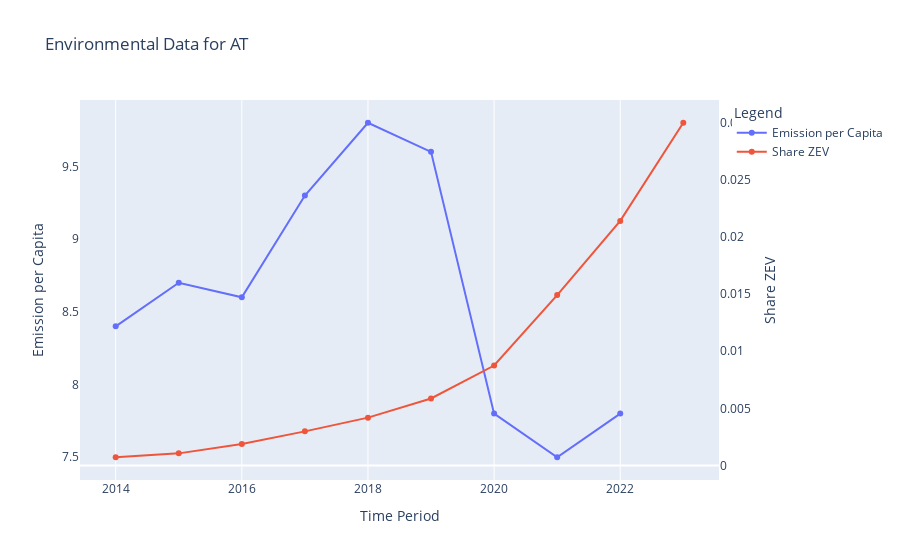
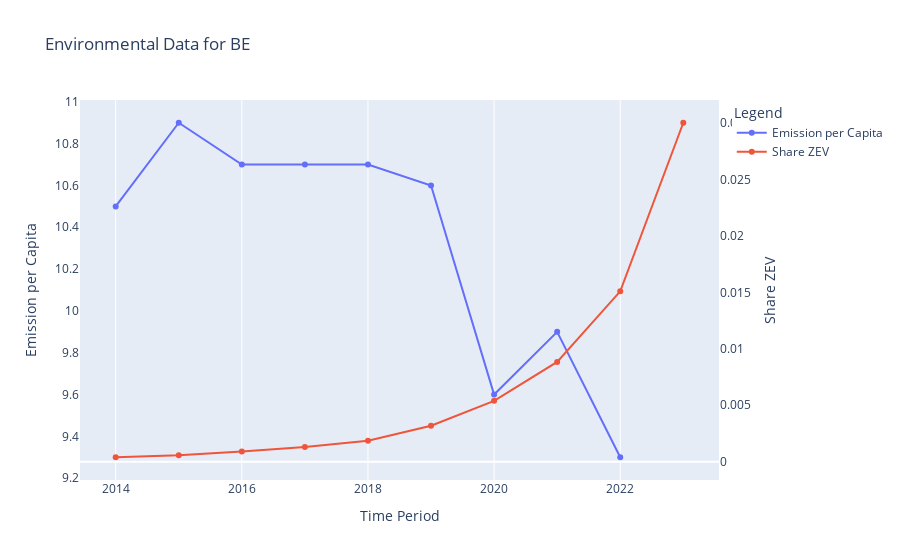
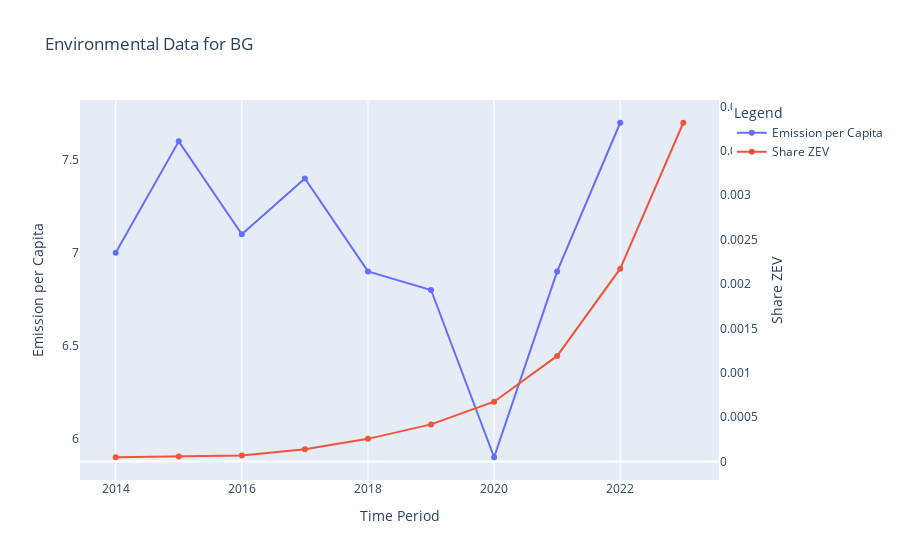
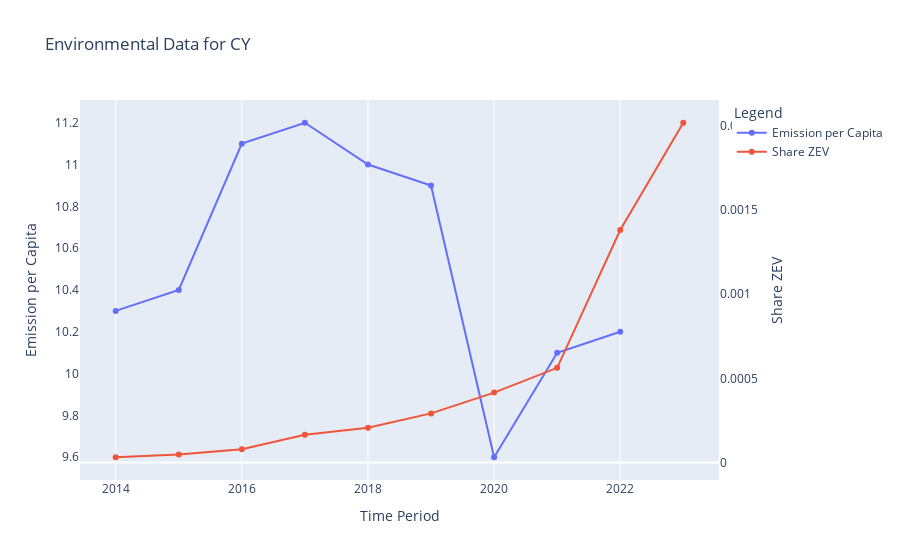

Notebook code cell kept with these figures, in order:
### Markdown cell above
# Deelvraag 2

### Code cell
for name, group in groups:
    fig = go.Figure()

    fig.add_trace(go.Scatter(x=group['TIME_PERIOD'], y=group['emission_per_capita'],
                             mode='lines+markers',
                             name='Emission per Capita',
                             yaxis='y1'))

    fig.add_trace(go.Scatter(x=group['TIME_PERIOD'], y=group['share_zev'],
                             mode='lines+markers',
                             name='Share ZEV',
                             yaxis='y2'))

    fig.update_layout(
        title=f'Environmental Data for {name}',
        xaxis_title='Time Period',
        yaxis=dict(
            title='Emission per Capita',
            side='left',
            showgrid=False,
            type='linear'
        ),
        yaxis2=dict(
            title='Share ZEV',
            side='right',
            overlaying='y',
            showgrid=False,
            type='linear'
        ),
        legend_title='Legend'
    )


    fig.show()

### Figure 1 — Plotly figure (JSON) as saved in the notebook; plotly's stock layout.template omitted (floating-point values rounded to 4 significant figures)
{"data": [{"mode": "lines+markers", "name": "Emission per Capita", "type": "scatter", "x": [2014, 2015, 2016, 2017, 2018, 2019, 2020, 2021, 2022, 2023], "y": [8.4, 8.7, 8.6, 9.3, 9.8, 9.6, 7.8, 7.5, 7.8, null], "yaxis": "y"}, {"mode": "lines+markers", "name": "Share ZEV", "type": "scatter", "x": [2014, 2015, 2016, 2017, 2018, 2019, 2020, 2021, 2022, 2023], "y": [0.0007218, 0.001061, 0.001884, 0.002988, 0.004189, 0.005866, 0.00875, 0.01492, 0.02141, 0.03], "yaxis": "y2"}], "layout": {"legend": {"title": {"text": "Legend"}}, "title": {"text": "Environmental Data for AT"}, "xaxis": {"title": {"text": "Time Period"}}, "yaxis": {"showgrid": false, "side": "left", "title": {"text": "Emission per Capita"}, "type": "linear"}, "yaxis2": {"overlaying": "y", "showgrid": false, "side": "right", "title": {"text": "Share ZEV"}, "type": "linear"}}}

### Figure 2 — Plotly figure (JSON) as saved in the notebook; plotly's stock layout.template omitted (floating-point values rounded to 4 significant figures)
{"data": [{"mode": "lines+markers", "name": "Emission per Capita", "type": "scatter", "x": [2014, 2015, 2016, 2017, 2018, 2019, 2020, 2021, 2022, 2023], "y": [10.5, 10.9, 10.7, 10.7, 10.7, 10.6, 9.6, 9.9, 9.3, null], "yaxis": "y"}, {"mode": "lines+markers", "name": "Share ZEV", "type": "scatter", "x": [2014, 2015, 2016, 2017, 2018, 2019, 2020, 2021, 2022, 2023], "y": [0.0004011, 0.0005862, 0.0009094, 0.001304, 0.001864, 0.003185, 0.005391, 0.008842, 0.01509, 0.03001], "yaxis": "y2"}], "layout": {"legend": {"title": {"text": "Legend"}}, "title": {"text": "Environmental Data for BE"}, "xaxis": {"title": {"text": "Time Period"}}, "yaxis": {"showgrid": false, "side": "left", "title": {"text": "Emission per Capita"}, "type": "linear"}, "yaxis2": {"overlaying": "y", "showgrid": false, "side": "right", "title": {"text": "Share ZEV"}, "type": "linear"}}}

### Figure 3 — Plotly figure (JSON) as saved in the notebook; plotly's stock layout.template omitted (floating-point values rounded to 4 significant figures)
{"data": [{"mode": "lines+markers", "name": "Emission per Capita", "type": "scatter", "x": [2014, 2015, 2016, 2017, 2018, 2019, 2020, 2021, 2022, 2023], "y": [7, 7.6, 7.1, 7.4, 6.9, 6.8, 5.9, 6.9, 7.7, null], "yaxis": "y"}, {"mode": "lines+markers", "name": "Share ZEV", "type": "scatter", "x": [2014, 2015, 2016, 2017, 2018, 2019, 2020, 2021, 2022, 2023], "y": [4.877e-05, 5.787e-05, 6.839e-05, 0.0001386, 0.000256, 0.0004187, 0.0006743, 0.00119, 0.002172, 0.003816], "yaxis": "y2"}], "layout": {"legend": {"title": {"text": "Legend"}}, "title": {"text": "Environmental Data for BG"}, "xaxis": {"title": {"text": "Time Period"}}, "yaxis": {"showgrid": false, "side": "left", "title": {"text": "Emission per Capita"}, "type": "linear"}, "yaxis2": {"overlaying": "y", "showgrid": false, "side": "right", "title": {"text": "Share ZEV"}, "type": "linear"}}}

### Figure 4 — Plotly figure (JSON) as saved in the notebook; plotly's stock layout.template omitted (floating-point values rounded to 4 significant figures)
{"data": [{"mode": "lines+markers", "name": "Emission per Capita", "type": "scatter", "x": [2014, 2015, 2016, 2017, 2018, 2019, 2020, 2021, 2022, 2023], "y": [10.3, 10.4, 11.1, 11.2, 11, 10.9, 9.6, 10.1, 10.2, null], "yaxis": "y"}, {"mode": "lines+markers", "name": "Share ZEV", "type": "scatter", "x": [2014, 2015, 2016, 2017, 2018, 2019, 2020, 2021, 2022, 2023], "y": [3.135e-05, 4.716e-05, 7.87e-05, 0.0001652, 0.000207, 0.0002917, 0.0004151, 0.0005624, 0.001381, 0.002017], "yaxis": "y2"}], "layout": {"legend": {"title": {"text": "Legend"}}, "title": {"text": "Environmental Data for CY"}, "xaxis": {"title": {"text": "Time Period"}}, "yaxis": {"showgrid": false, "side": "left", "title": {"text": "Emission per Capita"}, "type": "linear"}, "yaxis2": {"overlaying": "y", "showgrid": false, "side": "right", "title": {"text": "Share ZEV"}, "type": "linear"}}}
